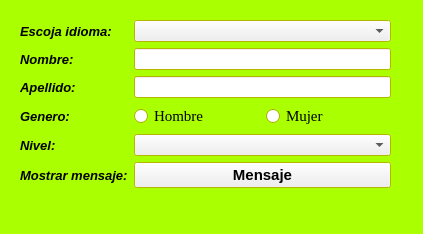
<?xml version="1.0" encoding="UTF-8"?>
<ui version="4.0">
 <class>Widget</class>
 <widget class="QWidget" name="Widget">
  <property name="geometry">
   <rect>
    <x>0</x>
    <y>0</y>
    <width>423</width>
    <height>234</height>
   </rect>
  </property>
  <property name="palette">
   <palette>
    <active>
     <colorrole role="Window">
      <brush brushstyle="SolidPattern">
       <color alpha="255">
        <red>170</red>
        <green>255</green>
        <blue>0</blue>
       </color>
      </brush>
     </colorrole>
    </active>
    <inactive>
     <colorrole role="Window">
      <brush brushstyle="SolidPattern">
       <color alpha="255">
        <red>170</red>
        <green>255</green>
        <blue>0</blue>
       </color>
      </brush>
     </colorrole>
    </inactive>
    <disabled>
     <colorrole role="Base">
      <brush brushstyle="SolidPattern">
       <color alpha="255">
        <red>170</red>
        <green>255</green>
        <blue>0</blue>
       </color>
      </brush>
     </colorrole>
     <colorrole role="Window">
      <brush brushstyle="SolidPattern">
       <color alpha="255">
        <red>170</red>
        <green>255</green>
        <blue>0</blue>
       </color>
      </brush>
     </colorrole>
    </disabled>
   </palette>
  </property>
  <property name="windowTitle">
   <string>Internacionalizacion</string>
  </property>
  <widget class="QWidget" name="widget" native="true">
   <property name="geometry">
    <rect>
     <x>20</x>
     <y>20</y>
     <width>391</width>
     <height>201</height>
    </rect>
   </property>
   <property name="palette">
    <palette>
     <active>
      <colorrole role="Window">
       <brush brushstyle="SolidPattern">
        <color alpha="255">
         <red>255</red>
         <green>255</green>
         <blue>0</blue>
        </color>
       </brush>
      </colorrole>
     </active>
     <inactive>
      <colorrole role="Window">
       <brush brushstyle="SolidPattern">
        <color alpha="255">
         <red>255</red>
         <green>255</green>
         <blue>0</blue>
        </color>
       </brush>
      </colorrole>
     </inactive>
     <disabled>
      <colorrole role="Base">
       <brush brushstyle="SolidPattern">
        <color alpha="255">
         <red>255</red>
         <green>255</green>
         <blue>0</blue>
        </color>
       </brush>
      </colorrole>
      <colorrole role="Window">
       <brush brushstyle="SolidPattern">
        <color alpha="255">
         <red>255</red>
         <green>255</green>
         <blue>0</blue>
        </color>
       </brush>
      </colorrole>
     </disabled>
    </palette>
   </property>
   <widget class="QWidget" name="formLayoutWidget">
    <property name="geometry">
     <rect>
      <x>0</x>
      <y>0</y>
      <width>371</width>
      <height>191</height>
     </rect>
    </property>
    <layout class="QFormLayout">
     <item row="0" column="0">
      <widget class="QLabel" name="lblIdioma">
       <property name="font">
        <font>
         <pointsize>10</pointsize>
         <italic>true</italic>
         <bold>true</bold>
        </font>
       </property>
       <property name="text">
        <string>Escoja idioma:</string>
       </property>
      </widget>
     </item>
     <item row="1" column="0">
      <widget class="QLabel" name="lblNombre">
       <property name="font">
        <font>
         <pointsize>10</pointsize>
         <italic>true</italic>
         <bold>true</bold>
        </font>
       </property>
       <property name="text">
        <string>Nombre:</string>
       </property>
      </widget>
     </item>
     <item row="2" column="0">
      <widget class="QLabel" name="lblApellido">
       <property name="font">
        <font>
         <pointsize>10</pointsize>
         <italic>true</italic>
         <bold>true</bold>
        </font>
       </property>
       <property name="text">
        <string>Apellido:</string>
       </property>
      </widget>
     </item>
     <item row="3" column="0">
      <widget class="QLabel" name="lblGenero">
       <property name="font">
        <font>
         <pointsize>10</pointsize>
         <italic>true</italic>
         <bold>true</bold>
        </font>
       </property>
       <property name="text">
        <string>Genero:</string>
       </property>
      </widget>
     </item>
     <item row="4" column="0">
      <widget class="QLabel" name="lblNivel">
       <property name="font">
        <font>
         <pointsize>10</pointsize>
         <italic>true</italic>
         <bold>true</bold>
        </font>
       </property>
       <property name="text">
        <string>Nivel:</string>
       </property>
      </widget>
     </item>
     <item row="4" column="1">
      <widget class="QComboBox" name="cmbNivel"/>
     </item>
     <item row="3" column="1">
      <layout class="QHBoxLayout" name="horizontalLayout_2">
       <item>
        <widget class="QRadioButton" name="rdbtnHombre">
         <property name="font">
          <font>
           <family>Times New Roman</family>
           <pointsize>11</pointsize>
          </font>
         </property>
         <property name="text">
          <string>Hombre</string>
         </property>
        </widget>
       </item>
       <item>
        <widget class="QRadioButton" name="rdbtnMujer">
         <property name="font">
          <font>
           <family>Times New Roman</family>
           <pointsize>11</pointsize>
          </font>
         </property>
         <property name="text">
          <string>Mujer</string>
         </property>
        </widget>
       </item>
      </layout>
     </item>
     <item row="2" column="1">
      <widget class="QLineEdit" name="lineEdit_2"/>
     </item>
     <item row="1" column="1">
      <widget class="QLineEdit" name="lineEdit"/>
     </item>
     <item row="0" column="1">
      <widget class="QComboBox" name="cmbIdioma"/>
     </item>
     <item row="5" column="0">
      <widget class="QLabel" name="lblMostrar">
       <property name="font">
        <font>
         <pointsize>10</pointsize>
         <italic>true</italic>
         <bold>true</bold>
        </font>
       </property>
       <property name="text">
        <string>Mostrar mensaje:</string>
       </property>
      </widget>
     </item>
     <item row="5" column="1">
      <widget class="QPushButton" name="btnMensaje">
       <property name="font">
        <font>
         <pointsize>11</pointsize>
         <bold>true</bold>
        </font>
       </property>
       <property name="text">
        <string>Mensaje</string>
       </property>
      </widget>
     </item>
    </layout>
   </widget>
  </widget>
 </widget>
 <resources/>
 <connections/>
</ui>
